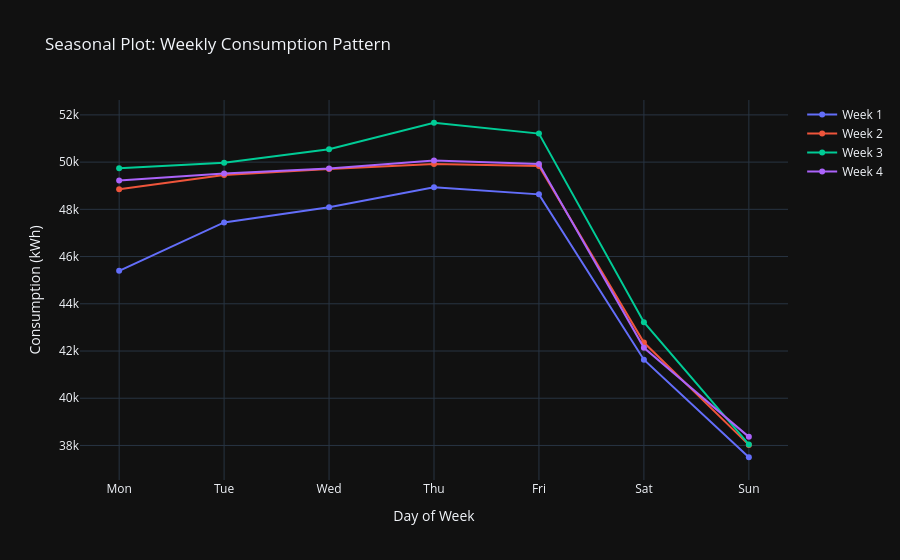

The cell this chart's notebook holds for it:
### Code cell
df = df1_jan_month.copy()

df['DayOfWeek'] = df.index.dayofweek
df['Week'] = df.index.isocalendar().week

pivot_df = df.pivot_table(index='DayOfWeek', columns='Week',
                           values='consumptions(kWh)', aggfunc='mean')
pivot_df.dropna(axis = 1, inplace = True)


# Plot each week
fig = go.Figure()
day_names = ['Mon', 'Tue', 'Wed', 'Thu', 'Fri', 'Sat', 'Sun']

for week in pivot_df.columns:
    fig.add_trace(go.Scatter(
        x=day_names,
        y=pivot_df[week],
        mode='lines+markers',
        name=f'Week {week}'
    ))

fig.update_layout(
    title='Seasonal Plot: Weekly Consumption Pattern',
    xaxis_title='Day of Week',
    yaxis_title='Consumption (kWh)',
    hovermode='x unified'
)

fig.show()

### Figure 1 — Plotly figure (JSON) as saved in the notebook; plotly's stock layout.template omitted (floating-point values rounded to 4 significant figures)
{"data": [{"mode": "lines+markers", "name": "Week 1", "x": ["Mon", "Tue", "Wed", "Thu", "Fri", "Sat", "Sun"], "y": [45400.0, 47450.0, 48090.0, 48930.0, 48630.0, 41630.0, 37500.0], "type": "scatter"}, {"mode": "lines+markers", "name": "Week 2", "x": ["Mon", "Tue", "Wed", "Thu", "Fri", "Sat", "Sun"], "y": [48850.0, 49460.0, 49700.0, 49920.0, 49840.0, 42360.0, 38020.0], "type": "scatter"}, {"mode": "lines+markers", "name": "Week 3", "x": ["Mon", "Tue", "Wed", "Thu", "Fri", "Sat", "Sun"], "y": [49740.0, 49970.0, 50550.0, 51670.0, 51210.0, 43220.0, 38040.0], "type": "scatter"}, {"mode": "lines+markers", "name": "Week 4", "x": ["Mon", "Tue", "Wed", "Thu", "Fri", "Sat", "Sun"], "y": [49220.0, 49520.0, 49730.0, 50060.0, 49920.0, 42140.0, 38360.0], "type": "scatter"}], "layout": {"title": {"text": "Seasonal Plot: Weekly Consumption Pattern"}, "xaxis": {"title": {"text": "Day of Week"}}, "yaxis": {"title": {"text": "Consumption (kWh)"}}, "hovermode": "x unified"}}
